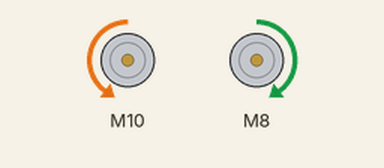
Recording of a sketch running on a simulated Arduino Uno, built with avr-gcc and run on an emulated ATmega328P. Parts: 2 × DC motor (green arrow = forward, orange = backward, longer = faster).

Above: at 0.5 s.
At 6.0 s:
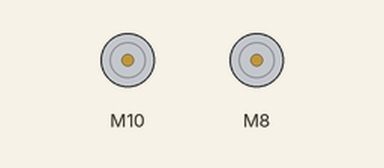
Timing chart, 0 to 14.3 s (numbered marks = the images above):
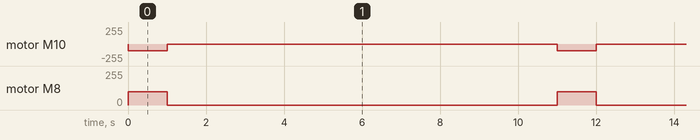

The sketch:

DCdrive.ino
```cpp
// Librairies
#include <SparkFun_TB6612.h>

// Définition des pins
#define AI1 10
#define AI2 13
#define STBY 9
#define BI1 8
#define BI2 7
#define PWMA 11
#define PWMB 6

// Définition des objets de classe
Motor moteur1 = Motor(AI1, AI2, PWMA, -1, STBY);
Motor moteur2 = Motor(BI1, BI2, PWMB, 1, STBY);

void setup() {

}

void loop() {
  moteur1.drive(100);
  moteur2.drive(100);
  delay(1000);
  moteur1.brake();
  moteur2.brake();
  delay(10000);
}
```

Measured:
- by itself, motor M10: alternates backward 100/255 for 1.0 s and stopped for 10.0 s
- by itself, motor M8: alternates forward 100/255 for 1.0 s and stopped for 10.0 s
